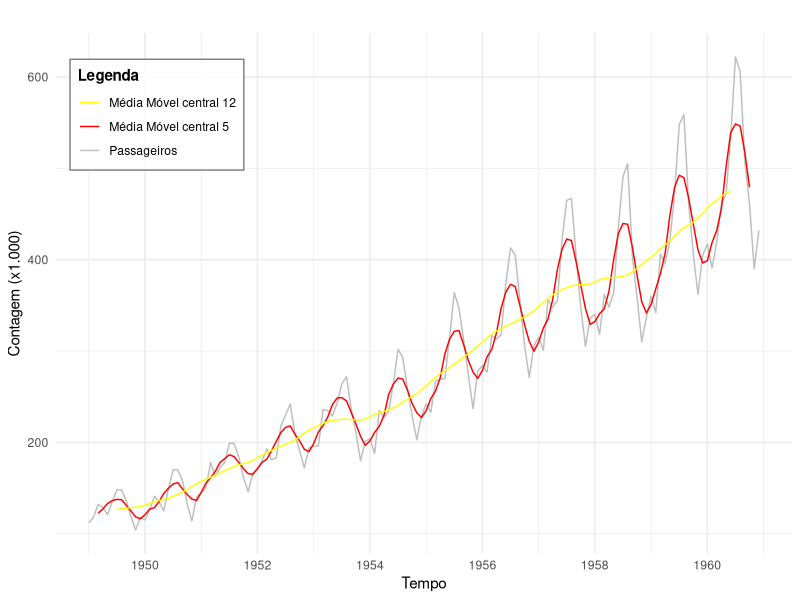
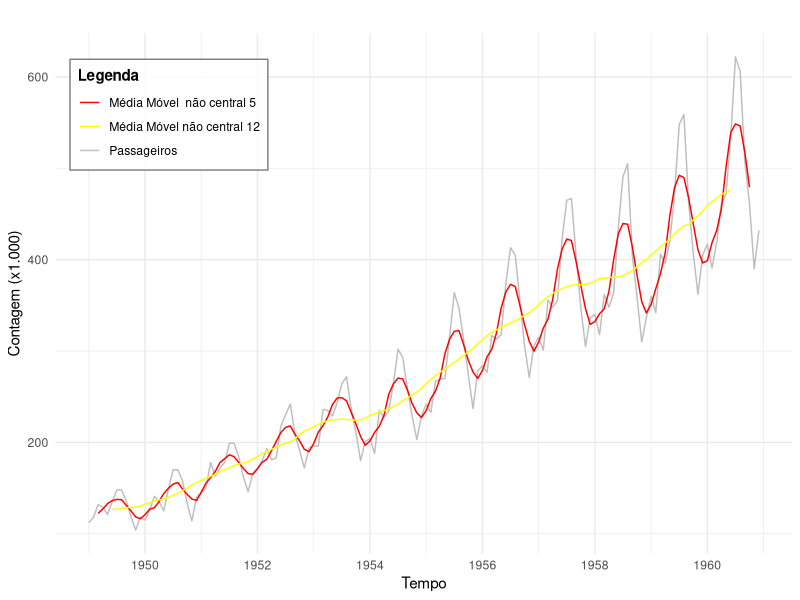
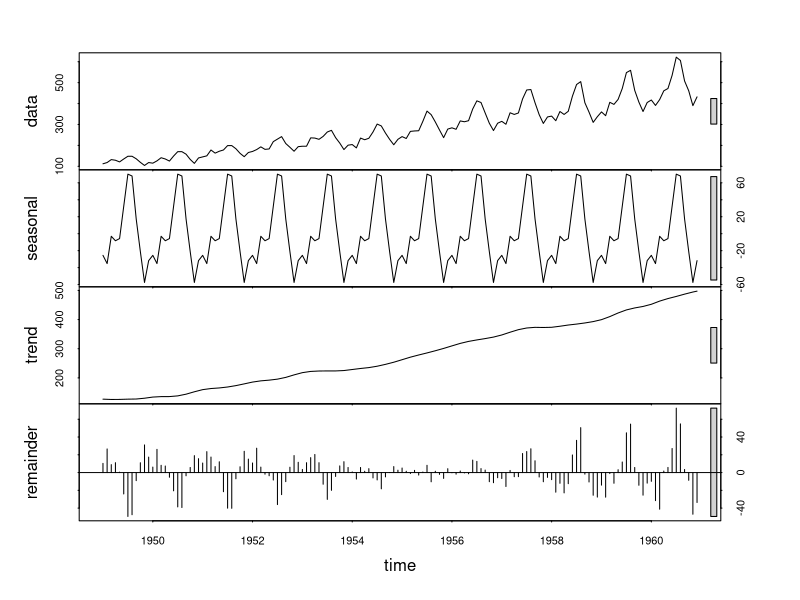
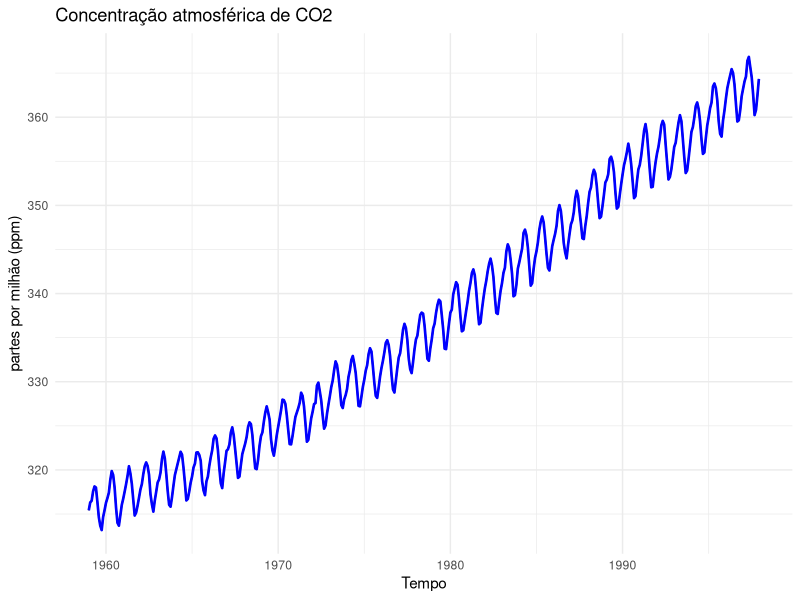
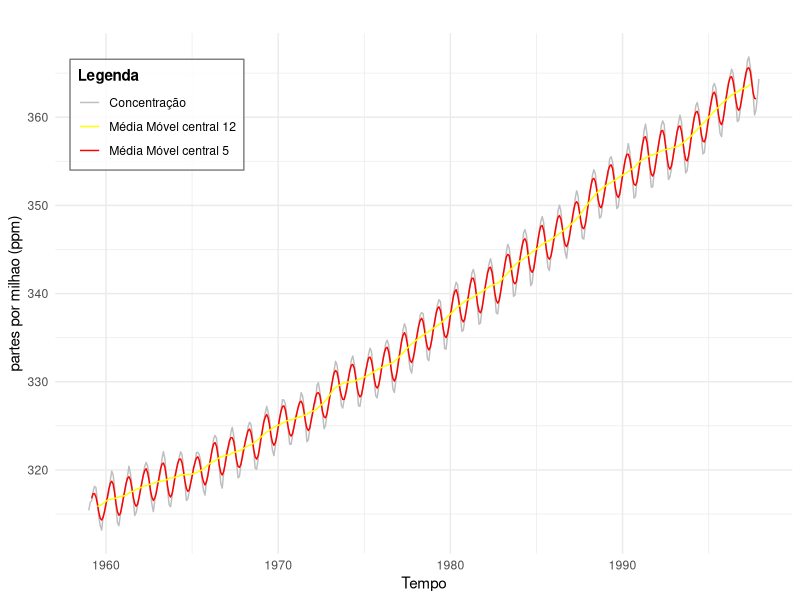
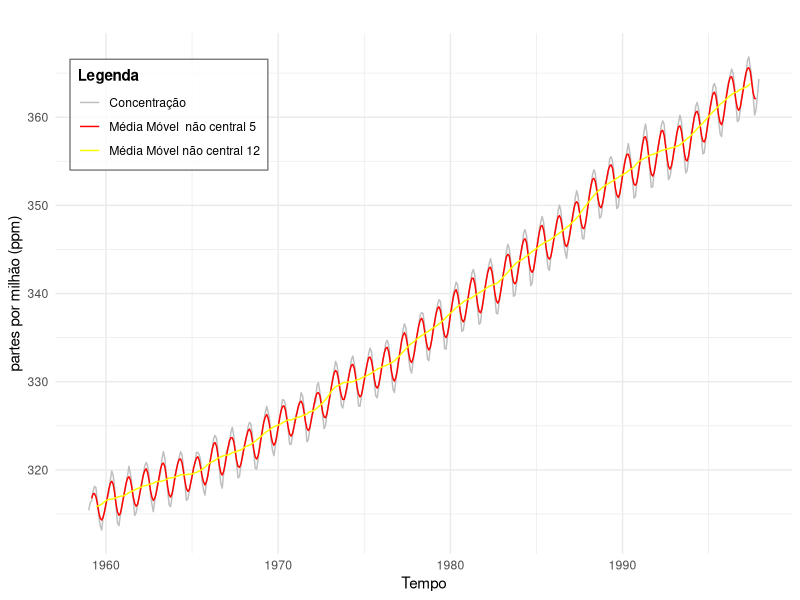
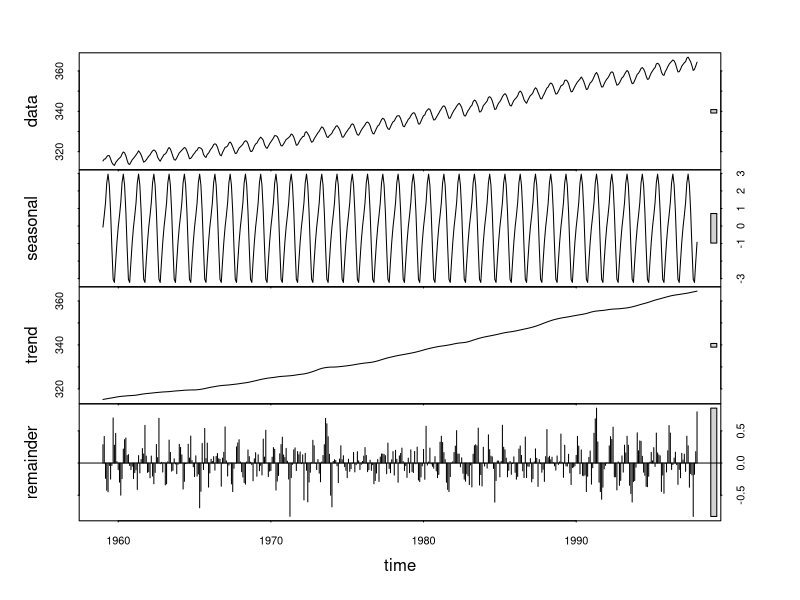
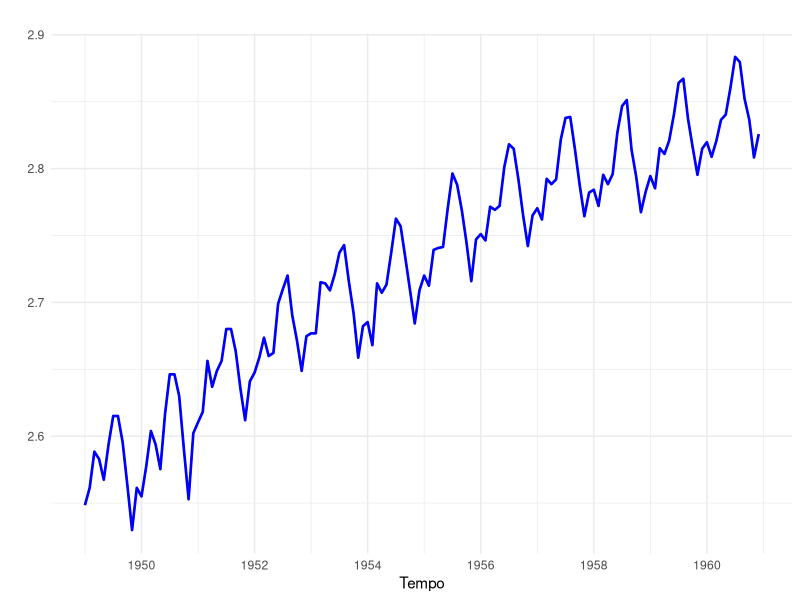

Here is the R script that generated these plots, in order:
library(forecast)
library(ggplot2)

ts_AP<-AirPassengers
ts_AP_MAC5<-ma(ts_AP,order = 5, centre = TRUE) #Média móvel central de ordem 5
ts_AP_MAC12<-ma(ts_AP,order = 12, centre = TRUE) #Média Móvel central de ordem 12
ts_AP_MANC5<- ma(ts_AP, order = 5, centre = FALSE) #Média móvel não central de ordem 5
ts_AP_MANC12<- ma(ts_AP, order = 12, centre = FALSE)#Média móvel não central de ordem 12
#Gráfico das médias moveis centrais
plot_APMAC <- autoplot(ts_AP, series = "Passageiros") +
  autolayer(ts_AP_MAC5, series = "Média Móvel central 5") +
  autolayer(ts_AP_MAC12, series = "Média Móvel central 12") +
  labs(
    x = "Tempo",
    y = "Contagem (x1.000)",
    color = "Legenda"
  ) +
  scale_color_manual(
    values = c("Passageiros" = "gray", 
               "Média Móvel central 5" = "red", 
               "Média Móvel central 12" = "yellow")
  ) +
  theme_minimal()+
  theme(
    legend.position = "inside",
    legend.position.inside = c(0.02, 0.95),
    legend.justification = c(0, 1),
    legend.background = element_rect(fill = alpha("white", 0.8), color = "gray50"),
    legend.title = element_text(face = "bold")
  )
show(plot_APMAC)

#Gráfico das médias moveis não-centrais
plot_APMANC <- autoplot(ts_AP, series = "Passageiros") +
  autolayer(ts_AP_MANC5, series = "Média Móvel  não central 5") +
  autolayer(ts_AP_MANC12, series = "Média Móvel não central 12") +
  labs(
    x = "Tempo",
    y = "Contagem (x1.000)",
    color = "Legenda"
  ) +
  scale_color_manual(
    values = c("Passageiros" = "gray", 
               "Média Móvel  não central 5" = "red", 
               "Média Móvel não central 12" = "yellow")
  ) +
  theme_minimal()+
  theme(
    legend.position = "inside",
    legend.position.inside = c(0.02, 0.95),
    legend.justification = c(0, 1),
    legend.background = element_rect(fill = alpha("white", 0.8), color = "gray50"),
    legend.title = element_text(face = "bold")
  )
show(plot_APMANC)

#Decomposição usando STL
AP_stl<- stl(ts_AP,s.window = 'periodic')
plot(AP_stl)


ts_co<-co2
ts_co_MAC5<-ma(ts_co,order = 5, centre = TRUE) #Média móvel central de ordem 5
ts_co_MAC12<-ma(ts_co,order = 12, centre = TRUE) #Média móvel central de ordem 12
ts_co_MANC5<- ma(ts_co, order = 5, centre = FALSE) #Média móvel não central de ordem 5
ts_co_MANC12<- ma(ts_co, order = 12, centre = FALSE) #Média móvel não central de ordem 12

#Gráfico da série temporal original
autoplot(ts_co)+
  geom_line(linewidth = 0.9, color = 'blue')+
  labs(title = 'Concentração atmosférica de CO2')+
  xlab("Tempo")+
  ylab("partes por milhão (ppm)")+
  theme_minimal()

#Gráfico das médias moveis centrais
plot_coMAC <- autoplot(ts_co, series = "Concentração") +
  autolayer(ts_co_MAC5, series = "Média Móvel central 5") +
  autolayer(ts_co_MAC12, series = "Média Móvel central 12") +
  labs(
    x = "Tempo",
    y = "partes por milhao (ppm)",
    color = "Legenda"
  ) +
  scale_color_manual(
    values = c("Concentração" = "gray", 
               "Média Móvel central 5" = "red", 
               "Média Móvel central 12" = "yellow")
  ) +
  theme_minimal()+
  theme(
    legend.position = "inside",
    legend.position.inside = c(0.02, 0.95),
    legend.justification = c(0, 1),
    legend.background = element_rect(fill = alpha("white", 0.8), color = "gray50"),
    legend.title = element_text(face = "bold")
  )
show(plot_coMAC)

#Gráfico das médias móveis não centrais
plot_coMANC <- autoplot(ts_co, series = "Concentração") +
  autolayer(ts_co_MANC5, series = "Média Móvel  não central 5") +
  autolayer(ts_co_MANC12, series = "Média Móvel não central 12") +
  labs(
    x = "Tempo",
    y = "partes por milhão (ppm)",
    color = "Legenda"
  ) +
  scale_color_manual(
    values = c("Concentração" = "gray", 
               "Média Móvel  não central 5" = "red", 
               "Média Móvel não central 12" = "yellow")
  ) +
  theme_minimal()+
  theme(
    legend.position = "inside",
    legend.position.inside = c(0.02, 0.95),
    legend.justification = c(0, 1),
    legend.background = element_rect(fill = alpha("white", 0.8), color = "gray50"),
    legend.title = element_text(face = "bold")
  )
show(plot_coMANC)

#Decomposição usando STL
co_stl<-stl(ts_co, s.window = 'periodic')
plot(co_stl)


#Transformação de Box-Cox

lambda_AP<-BoxCox.lambda(ts_AP, method = 'guerrero')
lambda_AP
ts_AP_BC<-BoxCox(ts_AP,lambda_AP)
autoplot(ts_AP_BC)+
  geom_line(linewidth = 0.9, color = 'blue')+
  xlab("Tempo")+
  ylab("")+
  theme_minimal()


#SUAVIZAÇAO EXPONENCIAL SIMPLES
fit_SES<-HoltWinters(Nile, beta= FALSE, gamma = FALSE)
plot_Nile <- autoplot(Nile, series = "Original") +
  autolayer(fitted(fit_SES)[, "xhat"], series = "Suavização Exponencial") +
  labs(
    x = "Tempo",
    y = "Fluxo (x100hm³)",
    color = "Legenda"
  ) +
  scale_color_manual(
    values = c("Original" = "gray", 
               "Suavização Exponencial" = "red")
  ) +
  theme_minimal() +
  theme(
    legend.position = "inside",
    legend.position.inside = c(0.62, 0.95),
    legend.justification = c(0, 1),
    legend.background = element_rect(fill = alpha("white", 0.8), color = "gray50"),
    legend.title = element_text(face = "bold")
  )
plot_Nile

#SUAVIZAÇÃO DE HOLT
fit_Holt<-HoltWinters(uspop,gamma = FALSE)
plot_Holt<- autoplot(uspop, series = "Original") +
  autolayer(fitted(fit_Holt)[, "xhat"], series = "Suavização de Holt") +
  labs(
    x = "Tempo",
    y = "População (1M)",
    color = "Legenda"
  ) +
  scale_color_manual(
    values = c("Original" = "gray", 
               "Suavização de Holt" = "red")
  ) +
  theme_minimal() +
  theme(
    legend.position = "inside",
    legend.position.inside = c(0.02, 0.95),
    legend.justification = c(0, 1),
    legend.background = element_rect(fill = alpha("white", 0.8), color = "gray50"),
    legend.title = element_text(face = "bold")
  )
plot_Holt

#SUAVIZAÇÃO DE HOLT-WINTERS
fit_HW<-HoltWinters(AirPassengers, seasonal = 'multiplicative')
plot_HW<- autoplot(ts_AP, series = "Original") +
  autolayer(fitted(fit_HW)[, "xhat"], series = "Suavização de Holt-Winters") +
  labs(
    x = "Tempo",
    y = "Contagem (x1.000)",
    color = "Legenda"
  ) +
  scale_color_manual(
    values = c("Original" = "gray", 
               "Suavização de Holt-Winters" = "red")
  ) +
  theme_minimal() +
  theme(
    legend.position = "inside",
    legend.position.inside = c(0.02, 0.95),
    legend.justification = c(0, 1),
    legend.background = element_rect(fill = alpha("white", 0.8), color = "gray50"),
    legend.title = element_text(face = "bold")
  )
plot_HW
